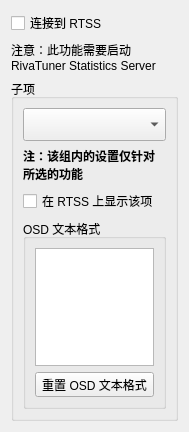
             <widget class="QWidget" name="scrollAreaWidgetContents_12">
              <property name="geometry">
               <rect>
                <x>0</x>
                <y>0</y>
                <width>147</width>
                <height>432</height>
               </rect>
              </property>
              <layout class="QVBoxLayout" name="verticalLayout_33">
               <item>
                <widget class="QCheckBox" name="cbRtssOverlay">
                 <property name="text">
                  <string>连接到 RTSS</string>
                 </property>
                </widget>
               </item>
               <item>
                <widget class="QLabel" name="label_45">
                 <property name="text">
                  <string>注意：此功能需要启动 RivaTuner Statistics Server</string>
                 </property>
                 <property name="wordWrap">
                  <bool>true</bool>
                 </property>
                </widget>
               </item>
               <item>
                <widget class="QGroupBox" name="gbRtssSubFunction">
                 <property name="title">
                  <string>子项</string>
                 </property>
                 <layout class="QVBoxLayout" name="verticalLayout_37">
                  <item>
                   <widget class="QComboBox" name="cbRtssSubFunction">
                    <property name="font">
                     <font>
                      <pointsize>16</pointsize>
                      <bold>true</bold>
                     </font>
                    </property>
                   </widget>
                  </item>
                  <item>
                   <widget class="QLabel" name="label_44">
                    <property name="font">
                     <font>
                      <bold>true</bold>
                     </font>
                    </property>
                    <property name="text">
                     <string>注：该组内的设置仅针对所选的功能</string>
                    </property>
                    <property name="wordWrap">
                     <bool>true</bool>
                    </property>
                   </widget>
                  </item>
                  <item>
                   <widget class="QCheckBox" name="cbRtssSubFunctionOsd">
                    <property name="text">
                     <string>在 RTSS 上显示该项</string>
                    </property>
                   </widget>
                  </item>
                  <item>
                   <widget class="QGroupBox" name="groupBox_19">
                    <property name="title">
                     <string>OSD 文本格式</string>
                    </property>
                    <layout class="QVBoxLayout" name="verticalLayout_38">
                     <item>
                      <widget class="QPlainTextEdit" name="teRtssSubFunctionOsdText"/>
                     </item>
                     <item>
                      <layout class="QHBoxLayout" name="horizontalLayout_5">
                       <item>
                        <spacer name="horizontalSpacer_2">
                         <property name="orientation">
                          <enum>Qt::Orientation::Horizontal</enum>
                         </property>
                         <property name="sizeHint" stdset="0">
                          <size>
                           <width>40</width>
                           <height>20</height>
                          </size>
                         </property>
                        </spacer>
                       </item>
                       <item>
                        <widget class="QToolButton" name="tbRtssSubFunctionResetOsdText">
                         <property name="text">
                          <string>重置 OSD 文本格式</string>
                         </property>
                        </widget>
                       </item>
                      </layout>
                     </item>
                    </layout>
                   </widget>
                  </item>
                 </layout>
                </widget>
               </item>
               <item>
                <spacer name="verticalSpacer_5">
                 <property name="orientation">
                  <enum>Qt::Orientation::Vertical</enum>
                 </property>
                 <property name="sizeHint" stdset="0">
                  <size>
                   <width>20</width>
                   <height>1</height>
                  </size>
                 </property>
                </spacer>
               </item>
              </layout>
             </widget>
